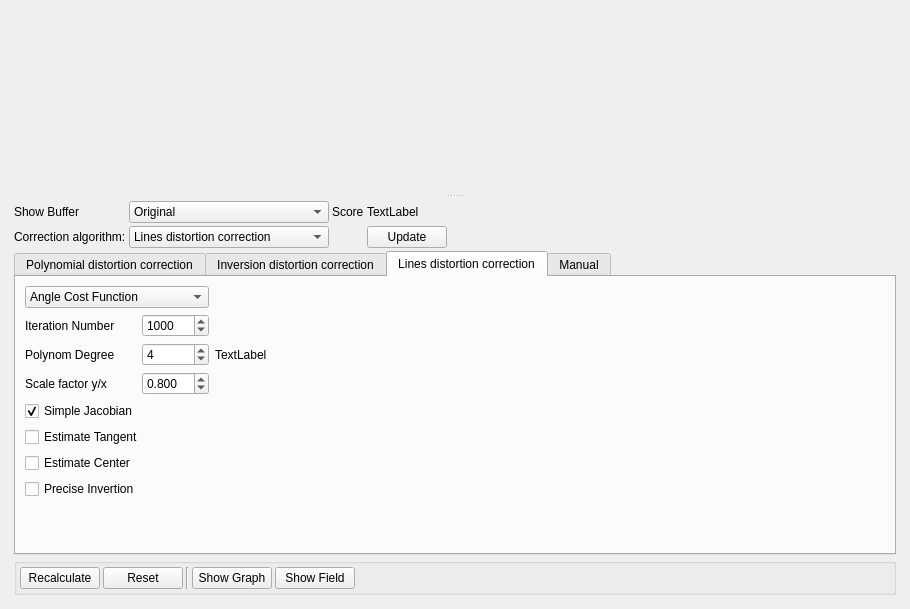
<?xml version="1.0" encoding="UTF-8"?>
<ui version="4.0">
 <class>DistortionWidget</class>
 <widget class="QWidget" name="DistortionWidget">
  <property name="geometry">
   <rect>
    <x>0</x>
    <y>0</y>
    <width>910</width>
    <height>609</height>
   </rect>
  </property>
  <property name="windowTitle">
   <string>Form</string>
  </property>
  <layout class="QGridLayout" name="gridLayout_3">
   <item row="0" column="0">
    <widget class="QSplitter" name="splitter">
     <property name="orientation">
      <enum>Qt::Vertical</enum>
     </property>
     <widget class="PaintImageWidget" name="widget" native="true">
      <property name="sizePolicy">
       <sizepolicy hsizetype="Fixed" vsizetype="Expanding">
        <horstretch>0</horstretch>
        <verstretch>0</verstretch>
       </sizepolicy>
      </property>
     </widget>
     <widget class="QWidget" name="parameterHolder" native="true">
      <property name="sizePolicy">
       <sizepolicy hsizetype="Fixed" vsizetype="Minimum">
        <horstretch>0</horstretch>
        <verstretch>0</verstretch>
       </sizepolicy>
      </property>
      <property name="minimumSize">
       <size>
        <width>0</width>
        <height>0</height>
       </size>
      </property>
      <property name="maximumSize">
       <size>
        <width>16777215</width>
        <height>400</height>
       </size>
      </property>
      <layout class="QGridLayout" name="gridLayout_4">
       <property name="margin">
        <number>3</number>
       </property>
       <property name="spacing">
        <number>3</number>
       </property>
       <item row="1" column="0">
        <widget class="QLabel" name="label_3">
         <property name="text">
          <string>Сorrection algorithm:</string>
         </property>
        </widget>
       </item>
       <item row="1" column="1">
        <widget class="QComboBox" name="methodSelectorBox">
         <property name="currentIndex">
          <number>2</number>
         </property>
         <item>
          <property name="text">
           <string>Polynomial distortion correction</string>
          </property>
         </item>
         <item>
          <property name="text">
           <string>Inversion distortion correction</string>
          </property>
         </item>
         <item>
          <property name="text">
           <string>Lines distortion correction</string>
          </property>
         </item>
         <item>
          <property name="text">
           <string>Default correction</string>
          </property>
         </item>
         <item>
          <property name="text">
           <string>Manual correction</string>
          </property>
         </item>
        </widget>
       </item>
       <item row="1" column="4">
        <spacer name="horizontalSpacer_2">
         <property name="orientation">
          <enum>Qt::Horizontal</enum>
         </property>
         <property name="sizeHint" stdset="0">
          <size>
           <width>40</width>
           <height>20</height>
          </size>
         </property>
        </spacer>
       </item>
       <item row="0" column="0">
        <widget class="QLabel" name="label_4">
         <property name="text">
          <string>Show Buffer</string>
         </property>
        </widget>
       </item>
       <item row="0" column="1">
        <widget class="QComboBox" name="bufferSelectorBox">
         <item>
          <property name="text">
           <string>Original</string>
          </property>
         </item>
         <item>
          <property name="text">
           <string>Corners</string>
          </property>
         </item>
         <item>
          <property name="text">
           <string>Corrected</string>
          </property>
         </item>
        </widget>
       </item>
       <item row="3" column="0" colspan="5">
        <widget class="QTabWidget" name="parametersTabWidget">
         <property name="minimumSize">
          <size>
           <width>0</width>
           <height>180</height>
          </size>
         </property>
         <property name="currentIndex">
          <number>2</number>
         </property>
         <widget class="QWidget" name="tab_LevMarq">
          <property name="minimumSize">
           <size>
            <width>0</width>
            <height>150</height>
           </size>
          </property>
          <attribute name="title">
           <string>Polynomial distortion correction</string>
          </attribute>
          <layout class="QGridLayout" name="gridLayout_2">
           <property name="margin">
            <number>3</number>
           </property>
           <property name="spacing">
            <number>3</number>
           </property>
           <item row="0" column="2" rowspan="10" colspan="8">
            <widget class="QTableWidget" name="pointsTableWidget">
             <property name="editTriggers">
              <set>QAbstractItemView::AnyKeyPressed|QAbstractItemView::EditKeyPressed</set>
             </property>
             <column>
              <property name="text">
               <string>x Space</string>
              </property>
             </column>
             <column>
              <property name="text">
               <string>y Space</string>
              </property>
             </column>
             <column>
              <property name="text">
               <string>z Space</string>
              </property>
             </column>
             <column>
              <property name="text">
               <string>x Image</string>
              </property>
             </column>
             <column>
              <property name="text">
               <string>y Image</string>
              </property>
             </column>
            </widget>
           </item>
           <item row="11" column="4">
            <widget class="QPushButton" name="saveButton">
             <property name="text">
              <string>Save</string>
             </property>
            </widget>
           </item>
           <item row="7" column="0">
            <spacer name="verticalSpacer_2">
             <property name="orientation">
              <enum>Qt::Vertical</enum>
             </property>
             <property name="sizeHint" stdset="0">
              <size>
               <width>20</width>
               <height>40</height>
              </size>
             </property>
            </spacer>
           </item>
           <item row="10" column="1" colspan="2">
            <widget class="QLabel" name="label_5">
             <property name="minimumSize">
              <size>
               <width>0</width>
               <height>15</height>
              </size>
             </property>
             <property name="text">
              <string>Coordinates</string>
             </property>
            </widget>
           </item>
           <item row="10" column="4">
            <widget class="QDoubleSpinBox" name="xCoordSpinBox">
             <property name="decimals">
              <number>6</number>
             </property>
            </widget>
           </item>
           <item row="10" column="5">
            <widget class="QDoubleSpinBox" name="yCoordSpinBox">
             <property name="decimals">
              <number>6</number>
             </property>
            </widget>
           </item>
           <item row="10" column="7">
            <widget class="Line" name="line">
             <property name="orientation">
              <enum>Qt::Vertical</enum>
             </property>
            </widget>
           </item>
           <item row="10" column="6">
            <widget class="QDoubleSpinBox" name="zCoordSpinBox">
             <property name="readOnly">
              <bool>false</bool>
             </property>
             <property name="decimals">
              <number>6</number>
             </property>
            </widget>
           </item>
           <item row="10" column="8">
            <widget class="QDoubleSpinBox" name="imageXSpinBox">
             <property name="readOnly">
              <bool>true</bool>
             </property>
             <property name="decimals">
              <number>6</number>
             </property>
            </widget>
           </item>
           <item row="10" column="9">
            <widget class="QDoubleSpinBox" name="imageYSpinBox">
             <property name="readOnly">
              <bool>true</bool>
             </property>
             <property name="decimals">
              <number>6</number>
             </property>
            </widget>
           </item>
           <item row="6" column="0">
            <widget class="QPushButton" name="cornerDetectorButton">
             <property name="text">
              <string>Detect corners</string>
             </property>
            </widget>
           </item>
           <item row="1" column="0">
            <widget class="QLabel" name="label_7">
             <property name="text">
              <string>Lambda divisor</string>
             </property>
            </widget>
           </item>
           <item row="2" column="0">
            <widget class="QLabel" name="label_6">
             <property name="text">
              <string>Corner Threshold:</string>
             </property>
            </widget>
           </item>
           <item row="2" column="1">
            <widget class="QSpinBox" name="cornerThresholdBox">
             <property name="minimum">
              <number>1</number>
             </property>
             <property name="maximum">
              <number>99999</number>
             </property>
             <property name="value">
              <number>400</number>
             </property>
            </widget>
           </item>
           <item row="1" column="1">
            <widget class="QDoubleSpinBox" name="lambdaDivisorBox">
             <property name="maximum">
              <double>999999.000000000000000</double>
             </property>
             <property name="value">
              <double>400.000000000000000</double>
             </property>
            </widget>
           </item>
           <item row="11" column="5">
            <widget class="QPushButton" name="deleteButton">
             <property name="text">
              <string>Delete</string>
             </property>
            </widget>
           </item>
          </layout>
         </widget>
         <widget class="QWidget" name="tab_Inversion">
          <attribute name="title">
           <string>Inversion distortion correction</string>
          </attribute>
          <layout class="QGridLayout" name="gridLayout">
           <property name="margin">
            <number>3</number>
           </property>
           <property name="spacing">
            <number>3</number>
           </property>
           <item row="0" column="0">
            <widget class="QLabel" name="label">
             <property name="text">
              <string>Radius</string>
             </property>
            </widget>
           </item>
           <item row="0" column="1">
            <widget class="QDoubleSpinBox" name="radiusSpinBox">
             <property name="minimum">
              <double>200.000000000000000</double>
             </property>
             <property name="maximum">
              <double>5000.000000000000000</double>
             </property>
             <property name="value">
              <double>450.000000000000000</double>
             </property>
            </widget>
           </item>
           <item row="1" column="1">
            <widget class="QDoubleSpinBox" name="dsbScale">
             <property name="minimum">
              <double>200.000000000000000</double>
             </property>
             <property name="maximum">
              <double>10000.000000000000000</double>
             </property>
             <property name="value">
              <double>600.000000000000000</double>
             </property>
            </widget>
           </item>
           <item row="1" column="0">
            <widget class="QLabel" name="label_2">
             <property name="text">
              <string>Scale</string>
             </property>
            </widget>
           </item>
           <item row="2" column="1">
            <widget class="QPushButton" name="setParamsButton">
             <property name="text">
              <string>Set parameters</string>
             </property>
            </widget>
           </item>
           <item row="3" column="0" colspan="2">
            <spacer name="verticalSpacer">
             <property name="orientation">
              <enum>Qt::Vertical</enum>
             </property>
             <property name="sizeHint" stdset="0">
              <size>
               <width>20</width>
               <height>40</height>
              </size>
             </property>
            </spacer>
           </item>
           <item row="1" column="2">
            <spacer name="horizontalSpacer">
             <property name="orientation">
              <enum>Qt::Horizontal</enum>
             </property>
             <property name="sizeHint" stdset="0">
              <size>
               <width>40</width>
               <height>20</height>
              </size>
             </property>
            </spacer>
           </item>
          </layout>
         </widget>
         <widget class="QWidget" name="tab_Lines">
          <attribute name="title">
           <string>Lines distortion correction</string>
          </attribute>
          <layout class="QGridLayout" name="gridLayout_5">
           <item row="1" column="0">
            <widget class="QLabel" name="label_8">
             <property name="text">
              <string>Iteration Number</string>
             </property>
            </widget>
           </item>
           <item row="1" column="1">
            <widget class="QSpinBox" name="iterationsSpinBox">
             <property name="minimum">
              <number>250</number>
             </property>
             <property name="maximum">
              <number>100000</number>
             </property>
             <property name="value">
              <number>1000</number>
             </property>
            </widget>
           </item>
           <item row="2" column="0">
            <widget class="QLabel" name="label_9">
             <property name="text">
              <string>Polynom Degree</string>
             </property>
            </widget>
           </item>
           <item row="2" column="1">
            <widget class="QSpinBox" name="degreeSpinBox">
             <property name="minimum">
              <number>2</number>
             </property>
             <property name="maximum">
              <number>20</number>
             </property>
             <property name="value">
              <number>4</number>
             </property>
            </widget>
           </item>
           <item row="3" column="0">
            <widget class="QLabel" name="label_10">
             <property name="text">
              <string>Scale factor y/x</string>
             </property>
            </widget>
           </item>
           <item row="3" column="1">
            <widget class="QDoubleSpinBox" name="lineScaleSpinBox">
             <property name="decimals">
              <number>3</number>
             </property>
             <property name="minimum">
              <double>0.100000000000000</double>
             </property>
             <property name="maximum">
              <double>1.500000000000000</double>
             </property>
             <property name="singleStep">
              <double>0.050000000000000</double>
             </property>
             <property name="value">
              <double>0.800000000000000</double>
             </property>
            </widget>
           </item>
           <item row="11" column="0">
            <spacer name="verticalSpacer_3">
             <property name="orientation">
              <enum>Qt::Vertical</enum>
             </property>
             <property name="sizeType">
              <enum>QSizePolicy::Expanding</enum>
             </property>
             <property name="sizeHint" stdset="0">
              <size>
               <width>20</width>
               <height>40</height>
              </size>
             </property>
            </spacer>
           </item>
           <item row="8" column="3">
            <spacer name="horizontalSpacer_3">
             <property name="orientation">
              <enum>Qt::Horizontal</enum>
             </property>
             <property name="sizeHint" stdset="0">
              <size>
               <width>40</width>
               <height>20</height>
              </size>
             </property>
            </spacer>
           </item>
           <item row="1" column="2" rowspan="3" colspan="2">
            <widget class="QLabel" name="label_12">
             <property name="text">
              <string>TextLabel</string>
             </property>
            </widget>
           </item>
           <item row="4" column="0" colspan="2">
            <widget class="QCheckBox" name="simpleJacobianCheckBox">
             <property name="enabled">
              <bool>true</bool>
             </property>
             <property name="text">
              <string>Simple Jacobian</string>
             </property>
             <property name="checked">
              <bool>true</bool>
             </property>
            </widget>
           </item>
           <item row="7" column="0" colspan="2">
            <widget class="QCheckBox" name="preciseInvertionCheckBox">
             <property name="text">
              <string>Precise Invertion</string>
             </property>
            </widget>
           </item>
           <item row="5" column="0" colspan="2">
            <widget class="QCheckBox" name="estimateTangentCheckBox">
             <property name="text">
              <string>Estimate Tangent</string>
             </property>
            </widget>
           </item>
           <item row="6" column="0">
            <widget class="QCheckBox" name="estimateCenterCheckBox">
             <property name="text">
              <string>Estimate Center</string>
             </property>
            </widget>
           </item>
           <item row="0" column="0" colspan="2">
            <widget class="QComboBox" name="costFunctionComboBox">
             <item>
              <property name="text">
               <string>Angle Cost Function</string>
              </property>
             </item>
             <item>
              <property name="text">
               <string>Distance Cost Function</string>
              </property>
             </item>
            </widget>
           </item>
          </layout>
         </widget>
         <widget class="QWidget" name="tab_Manual">
          <attribute name="title">
           <string>Manual</string>
          </attribute>
          <layout class="QGridLayout" name="gridLayout_6">
           <item row="1" column="0">
            <widget class="QLabel" name="centerLabel">
             <property name="text">
              <string>Center</string>
             </property>
            </widget>
           </item>
           <item row="1" column="1">
            <widget class="QDoubleSpinBox" name="centerXSpinBox">
             <property name="maximum">
              <double>99999.990000000005239</double>
             </property>
            </widget>
           </item>
           <item row="1" column="2">
            <widget class="QDoubleSpinBox" name="centerYSpinBox">
             <property name="maximum">
              <double>99999.990000000005239</double>
             </property>
            </widget>
           </item>
           <item row="2" column="0">
            <widget class="QLabel" name="label_14">
             <property name="text">
              <string>Tangential</string>
             </property>
            </widget>
           </item>
           <item row="2" column="1">
            <widget class="QDoubleSpinBox" name="tangential1SpinBox">
             <property name="decimals">
              <number>9</number>
             </property>
             <property name="minimum">
              <double>-99.000000000000000</double>
             </property>
            </widget>
           </item>
           <item row="2" column="2">
            <widget class="QDoubleSpinBox" name="tangential2SpinBox">
             <property name="decimals">
              <number>9</number>
             </property>
             <property name="minimum">
              <double>-99.000000000000000</double>
             </property>
            </widget>
           </item>
           <item row="3" column="0">
            <widget class="QLabel" name="label_13">
             <property name="text">
              <string>Scale</string>
             </property>
            </widget>
           </item>
           <item row="3" column="1">
            <widget class="QDoubleSpinBox" name="scaleSpinBox"/>
           </item>
           <item row="5" column="0" rowspan="3" colspan="3">
            <widget class="QTableWidget" name="koefTableWidget"/>
           </item>
           <item row="1" column="4">
            <spacer name="horizontalSpacer_5">
             <property name="orientation">
              <enum>Qt::Horizontal</enum>
             </property>
             <property name="sizeHint" stdset="0">
              <size>
               <width>40</width>
               <height>20</height>
              </size>
             </property>
            </spacer>
           </item>
           <item row="5" column="3">
            <widget class="QPushButton" name="delPowerButton">
             <property name="text">
              <string/>
             </property>
             <property name="icon">
              <iconset resource="../../../../resources/main.qrc">
               <normaloff>:/new/prefix1/minus.png</normaloff>:/new/prefix1/minus.png</iconset>
             </property>
             <property name="iconSize">
              <size>
               <width>24</width>
               <height>24</height>
              </size>
             </property>
            </widget>
           </item>
           <item row="6" column="3">
            <widget class="QPushButton" name="addPowerButton">
             <property name="text">
              <string/>
             </property>
             <property name="icon">
              <iconset resource="../../../../resources/main.qrc">
               <normaloff>:/new/prefix1/plus.png</normaloff>:/new/prefix1/plus.png</iconset>
             </property>
             <property name="iconSize">
              <size>
               <width>24</width>
               <height>24</height>
              </size>
             </property>
            </widget>
           </item>
           <item row="7" column="3">
            <spacer name="verticalSpacer_4">
             <property name="orientation">
              <enum>Qt::Vertical</enum>
             </property>
             <property name="sizeHint" stdset="0">
              <size>
               <width>20</width>
               <height>40</height>
              </size>
             </property>
            </spacer>
           </item>
           <item row="0" column="0" colspan="3">
            <widget class="QCheckBox" name="isInverseCheckBox">
             <property name="text">
              <string>Inverse/Forward transform</string>
             </property>
            </widget>
           </item>
          </layout>
         </widget>
        </widget>
       </item>
       <item row="4" column="0" colspan="5">
        <widget class="QGroupBox" name="groupBox">
         <property name="title">
          <string/>
         </property>
         <property name="flat">
          <bool>false</bool>
         </property>
         <layout class="QHBoxLayout" name="horizontalLayout">
          <property name="spacing">
           <number>3</number>
          </property>
          <property name="margin">
           <number>3</number>
          </property>
          <item>
           <widget class="QPushButton" name="recalculateButton">
            <property name="text">
             <string>Recalculate</string>
            </property>
            <property name="icon">
             <iconset resource="../../../../resources/main.qrc">
              <normaloff>:/new/prefix1/calculator.png</normaloff>:/new/prefix1/calculator.png</iconset>
            </property>
            <property name="iconSize">
             <size>
              <width>24</width>
              <height>24</height>
             </size>
            </property>
           </widget>
          </item>
          <item>
           <widget class="QPushButton" name="resetButton">
            <property name="text">
             <string>Reset</string>
            </property>
            <property name="icon">
             <iconset resource="../../../../resources/main.qrc">
              <normaloff>:/new/prefix1/refresh.png</normaloff>:/new/prefix1/refresh.png</iconset>
            </property>
            <property name="iconSize">
             <size>
              <width>24</width>
              <height>24</height>
             </size>
            </property>
           </widget>
          </item>
          <item>
           <widget class="Line" name="line_2">
            <property name="orientation">
             <enum>Qt::Vertical</enum>
            </property>
           </widget>
          </item>
          <item>
           <widget class="QPushButton" name="graphButton">
            <property name="text">
             <string>Show Graph</string>
            </property>
            <property name="icon">
             <iconset resource="../../../../resources/main.qrc">
              <normaloff>:/new/prefix1/Line Chart.png</normaloff>:/new/prefix1/Line Chart.png</iconset>
            </property>
            <property name="iconSize">
             <size>
              <width>24</width>
              <height>24</height>
             </size>
            </property>
           </widget>
          </item>
          <item>
           <widget class="QPushButton" name="levelGraphButton">
            <property name="text">
             <string>Show Field</string>
            </property>
            <property name="icon">
             <iconset resource="../../../../resources/main.qrc">
              <normaloff>:/new/prefix1/sphere.png</normaloff>:/new/prefix1/sphere.png</iconset>
            </property>
            <property name="iconSize">
             <size>
              <width>24</width>
              <height>24</height>
             </size>
            </property>
           </widget>
          </item>
          <item>
           <spacer name="horizontalSpacer_4">
            <property name="orientation">
             <enum>Qt::Horizontal</enum>
            </property>
            <property name="sizeHint" stdset="0">
             <size>
              <width>40</width>
              <height>20</height>
             </size>
            </property>
           </spacer>
          </item>
         </layout>
        </widget>
       </item>
       <item row="0" column="2">
        <widget class="QLabel" name="label_11">
         <property name="text">
          <string>Score</string>
         </property>
        </widget>
       </item>
       <item row="0" column="3">
        <widget class="QLabel" name="scoreLabel">
         <property name="text">
          <string>TextLabel</string>
         </property>
        </widget>
       </item>
       <item row="1" column="3">
        <widget class="QPushButton" name="updateScoreButton">
         <property name="text">
          <string>Update</string>
         </property>
        </widget>
       </item>
      </layout>
     </widget>
    </widget>
   </item>
  </layout>
 </widget>
 <customwidgets>
  <customwidget>
   <class>PaintImageWidget</class>
   <extends>QWidget</extends>
   <header>paintImageWidget.h</header>
   <container>1</container>
  </customwidget>
 </customwidgets>
 <resources>
  <include location="../../../../resources/main.qrc"/>
 </resources>
 <connections>
  <connection>
   <sender>bufferSelectorBox</sender>
   <signal>currentIndexChanged(int)</signal>
   <receiver>DistortionWidget</receiver>
   <slot>showBufferChanged()</slot>
   <hints>
    <hint type="sourcelabel">
     <x>299</x>
     <y>86</y>
    </hint>
    <hint type="destinationlabel">
     <x>5</x>
     <y>44</y>
    </hint>
   </hints>
  </connection>
 </connections>
 <slots>
  <slot>showBufferChanged()</slot>
 </slots>
</ui>
